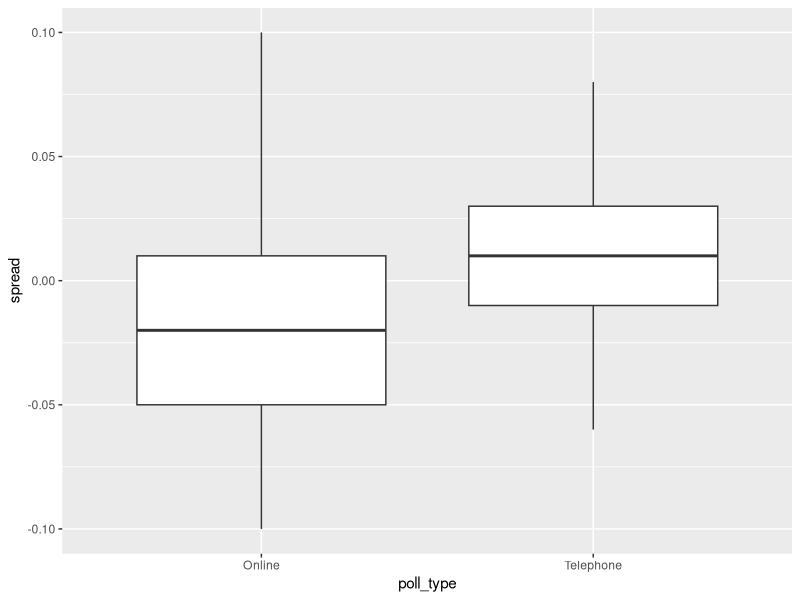
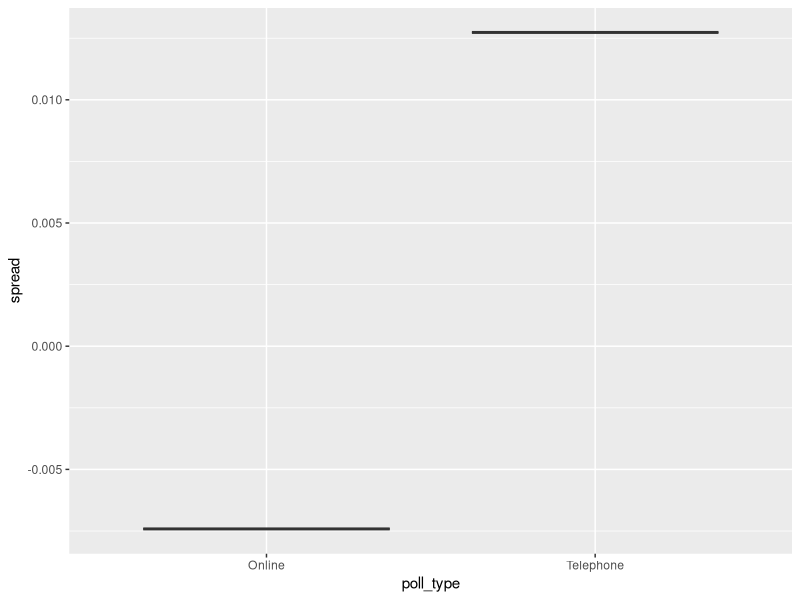

These charts were generated, in order, by the following R code:
# suggested libraries and options
library(tidyverse)
options(digits = 3)

# load brexit_polls object
library(dslabs)
data(brexit_polls)

p <- 0.481    # official proportion voting "Remain"
d <- 2*p-1    # official spread

#The final proportion of voters choosing "Remain" was  p=0.481 . Consider a poll with a sample of  N=1500  voters.
N<-1500
#expected value of voters choosing remain
mu<-N*p
mu
#standard error of the total number of voters choosing remain
sd<- sqrt(N*p*(1-p))
sd

#the expected value of the proportion of "Remain" voters
mu_hat<-p
mu_hat

#the standard error of the proportion of "Remain" voters
sd_hat<-sqrt(p*(1-p)/N)
sd_hat

#expected value of d
mu_d<- 2*mu_hat-1
mu_d

#standard error of the spread d
sd_d<- 2*sd_hat
sd_d

#average of the observed spreads 
avg_spread<-mean(brexit_polls$spread)
avg_spread

#standard deviation of the observed spread
sd_spread<-sd(brexit_polls$spread)
sd_spread

#d=2x-1
brexit_polls <- brexit_polls %>%
        mutate(x_hat = (spread+1)/2 )

#the average of x_hat, the estimates of the parameter  p
avg_x_hat<- mean(brexit_polls$x_hat)
avg_x_hat

#the standard deviation of x_hat

sd_x_hat<-sd(brexit_polls$x_hat)
sd_x_hat



#consider the first poll
data(brexit_polls)
first_poll<-brexit_polls[1,]
x_hat <- (first_poll$spread+1)/2
se_hat<-sqrt(x_hat*(1-x_hat)/first_poll$samplesize)

#lower bound of the 95% confidence interval 
lower<-x_hat-qnorm(0.975)*se_hat
lower

#upper bound of the 95% confidence interval
upper<-x_hat+qnorm(0.975)*se_hat
upper


#Create the data frame june_polls containing only Brexit polls ending in June 2016 (enddate of "2016-06-01" and later). We will calculate confidence intervals for all polls and determine how many cover the true value of  d .
#First, use mutate() to calculate a plug-in estimate se_x_hat for the standard error of the estimate  SE^[X]  for each poll given its sample size and value of  X^  (x_hat). Second, use mutate() to calculate an estimate for the standard error of the spread for each poll given the value of se_x_hat. Then, use mutate() to calculate upper and lower bounds for 95% confidence intervals of the spread. Last, add a column hit that indicates whether the confidence interval for each poll covers the correct spread  d=−0.038 .
brexit_polls <- brexit_polls %>%mutate(x_hat = (spread+1)/2)
x_hat*2-1

june_polls<-brexit_polls%>%filter(enddate >= "2016-06-01")%>%mutate(se_x_hat = sqrt(x_hat*(1-x_hat)/samplesize))%>%mutate(lower = (x_hat*2-1)-qnorm(0.975)*2*se_x_hat, upper = (x_hat*2-1)+qnorm(0.975)*2*se_x_hat)%>%mutate(is_d = ( lower< -0.038 & -0.038< upper) )

#proportion of polls that have a confidence interval that covers the value 0
sum(june_polls$lower<0 & june_polls$upper>0)/nrow(june_polls)

#proportion of polls that predict "Remain" (confidence interval entirely above 0)
sum(june_polls$lower>0)/nrow(june_polls)

#proportion of polls that have a confidence interval covering the true value of  d
sum(june_polls$is_d == TRUE)/nrow(june_polls)


#Group and summarize the june_polls object by pollster to find the proportion of hits for each pollster and the number of polls per pollster. Use arrange() to sort by hit rate.

june_polls<-june_polls %>% 
            group_by(pollster) %>%
            summarize( prop_hit = mean(is_d == TRUE) , num_polls = n() ) %>%
            arrange (prop_hit)

#Make a boxplot of the spread in june_polls by poll type
june_polls<-brexit_polls%>%filter(enddate >= "2016-06-01")%>%mutate(se_x_hat = sqrt(x_hat*(1-x_hat)/samplesize))%>%mutate(lower = (x_hat*2-1)-qnorm(0.975)*2*se_x_hat, upper = (x_hat*2-1)+qnorm(0.975)*2*se_x_hat)%>%mutate(is_d = ( lower< -0.038 & -0.038< upper) )

june_polls<- june_polls%>%mutate(spread = x_hat*2-1)

june_polls%>%ggplot(aes (poll_type, spread) ) + geom_boxplot()

#Calculate the confidence intervals of the spread combined across all polls in june_polls, grouping by poll type. Recall that to determine the standard error of the spread, you will need to double the standard error of the estimate.
combined_by_type <- june_polls %>%
        group_by(poll_type) %>%
        summarize(N = sum(samplesize),
                  spread = sum(spread*samplesize)/N,
                  p_hat = (spread + 1)/2)

combined_by_type<- combined_by_type %>% mutate (se = sqrt(p_hat*(1-p_hat)/N), lower = (p_hat*2-1)-qnorm(0.975)*2*se, upper = (p_hat*2-1)+qnorm(0.975)*2*se)

#online voters
combined_by_type%>%filter(poll_type == "Online")

combined_by_type%>%ggplot(aes (poll_type, spread) ) + geom_boxplot()
